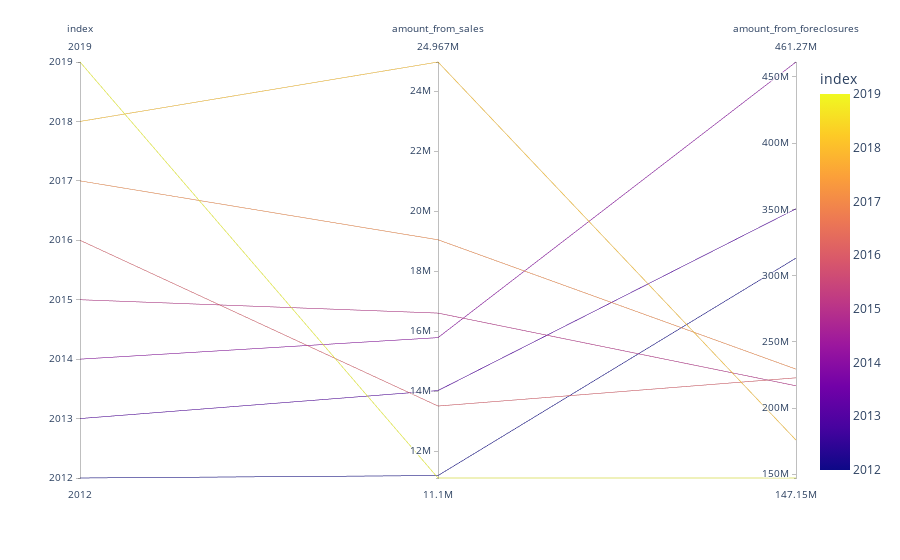

Notebook code cell kept with this figure:
### Markdown cell above
### Plot data

### Code cell
# Plot data using parallel_coordinates plot
px.parallel_coordinates(sales_foreclosures_sum, color='index')

### Figure 1 — Plotly figure (JSON) as saved in the notebook; plotly's stock layout.template omitted (floating-point values rounded to 4 significant figures)
{"data": [{"dimensions": [{"label": "index", "values": [2012, 2013, 2014, 2015, 2016, 2017, 2018, 2019]}, {"label": "amount_from_sales", "values": [11181723, 14014365, 15779621, 16596990, 13499315, 19041030, 24966952, 11100154]}, {"label": "amount_from_foreclosures", "values": [313200000.0, 350400000.0, 461300000.0, 216800000.0, 222800000.0, 229400000.0, 175800000.0, 147200000.0]}], "domain": {"x": [0, 1], "y": [0, 1]}, "line": {"color": [2012, 2013, 2014, 2015, 2016, 2017, 2018, 2019], "coloraxis": "coloraxis"}, "name": "", "type": "parcoords"}], "layout": {"autosize": true, "coloraxis": {"colorbar": {"title": {"text": "index"}}, "colorscale": [[0, "#0d0887"], [0.1111, "#46039f"], [0.2222, "#7201a8"], [0.3333, "#9c179e"], [0.4444, "#bd3786"], [0.5556, "#d8576b"], [0.6667, "#ed7953"], [0.7778, "#fb9f3a"], [0.8889, "#fdca26"], [1, "#f0f921"]]}, "legend": {"tracegroupgap": 0}, "margin": {"t": 60}}}
